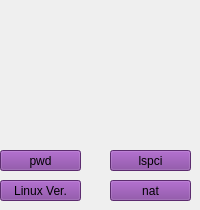
              <widget class="QWidget" name="tab_4">
               <attribute name="title">
                <string>linux y pxe</string>
               </attribute>
               <widget class="QPushButton" name="bt_unamer">
                <property name="geometry">
                 <rect>
                  <x>0</x>
                  <y>180</y>
                  <width>81</width>
                  <height>21</height>
                 </rect>
                </property>
                <property name="styleSheet">
                 <string notr="true">QPushButton{
	background-color: rgb(129, 61, 156);
}

QPushButton:hover{
	background-color: rgba(255, 0, 140, 114);
}</string>
                </property>
                <property name="text">
                 <string>Linux Ver.</string>
                </property>
               </widget>
               <widget class="QPushButton" name="bt_pwd">
                <property name="geometry">
                 <rect>
                  <x>0</x>
                  <y>150</y>
                  <width>81</width>
                  <height>21</height>
                 </rect>
                </property>
                <property name="styleSheet">
                 <string notr="true">QPushButton{
	background-color: rgb(129, 61, 156);
}

QPushButton:hover{
	background-color: rgba(255, 0, 140, 114);
}</string>
                </property>
                <property name="text">
                 <string>pwd</string>
                </property>
               </widget>
               <widget class="QPushButton" name="bt_lspci">
                <property name="geometry">
                 <rect>
                  <x>110</x>
                  <y>150</y>
                  <width>81</width>
                  <height>21</height>
                 </rect>
                </property>
                <property name="styleSheet">
                 <string notr="true">QPushButton{
	background-color: rgb(129, 61, 156);
}

QPushButton:hover{
	background-color: rgba(255, 0, 140, 114);
}</string>
                </property>
                <property name="text">
                 <string>lspci</string>
                </property>
               </widget>
               <widget class="QPushButton" name="bt_unamer_2">
                <property name="geometry">
                 <rect>
                  <x>110</x>
                  <y>180</y>
                  <width>81</width>
                  <height>21</height>
                 </rect>
                </property>
                <property name="styleSheet">
                 <string notr="true">QPushButton{
	background-color: rgb(129, 61, 156);
}

QPushButton:hover{
	background-color: rgba(255, 0, 140, 114);
}</string>
                </property>
                <property name="text">
                 <string>nat</string>
                </property>
               </widget>
              </widget>
